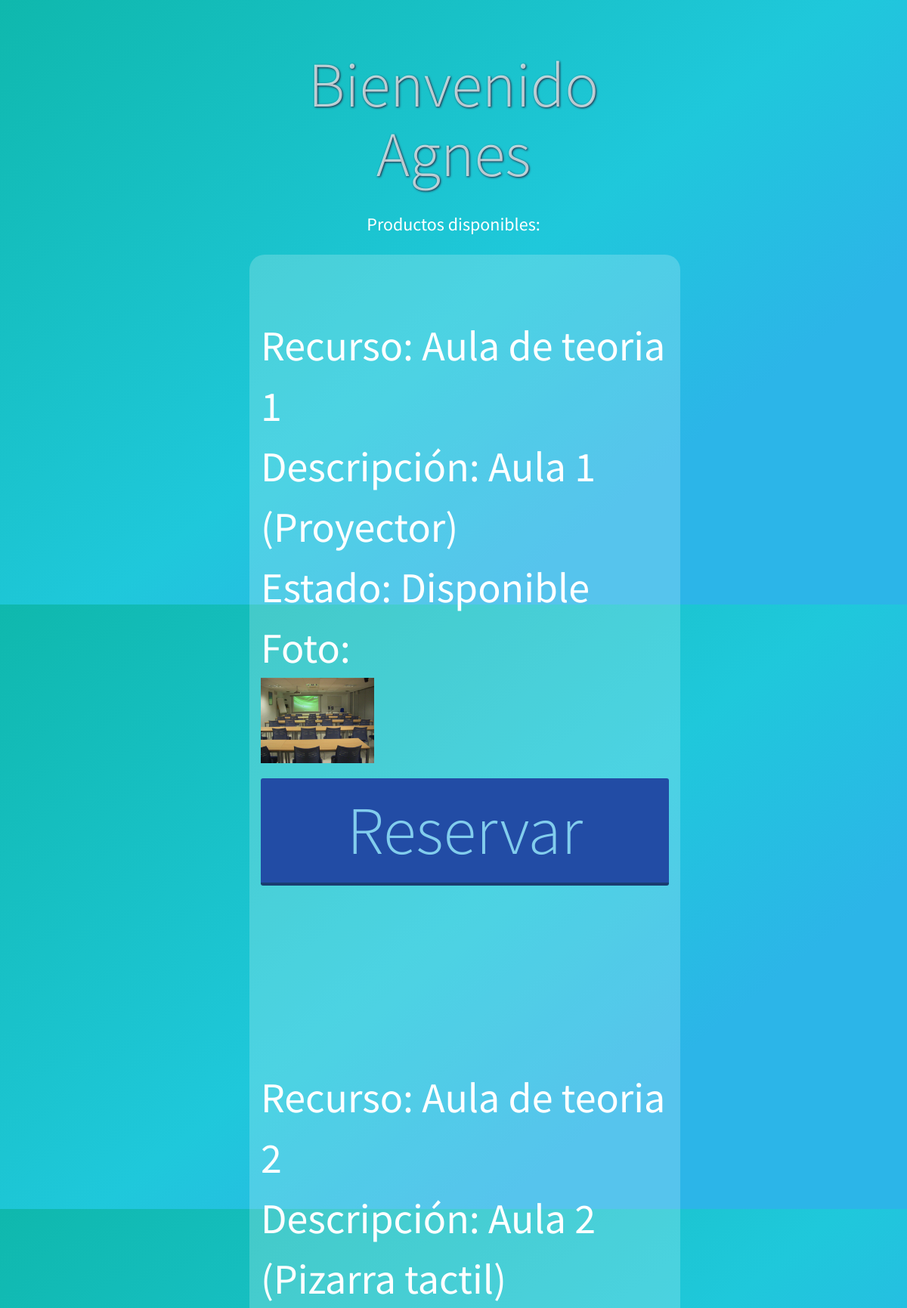
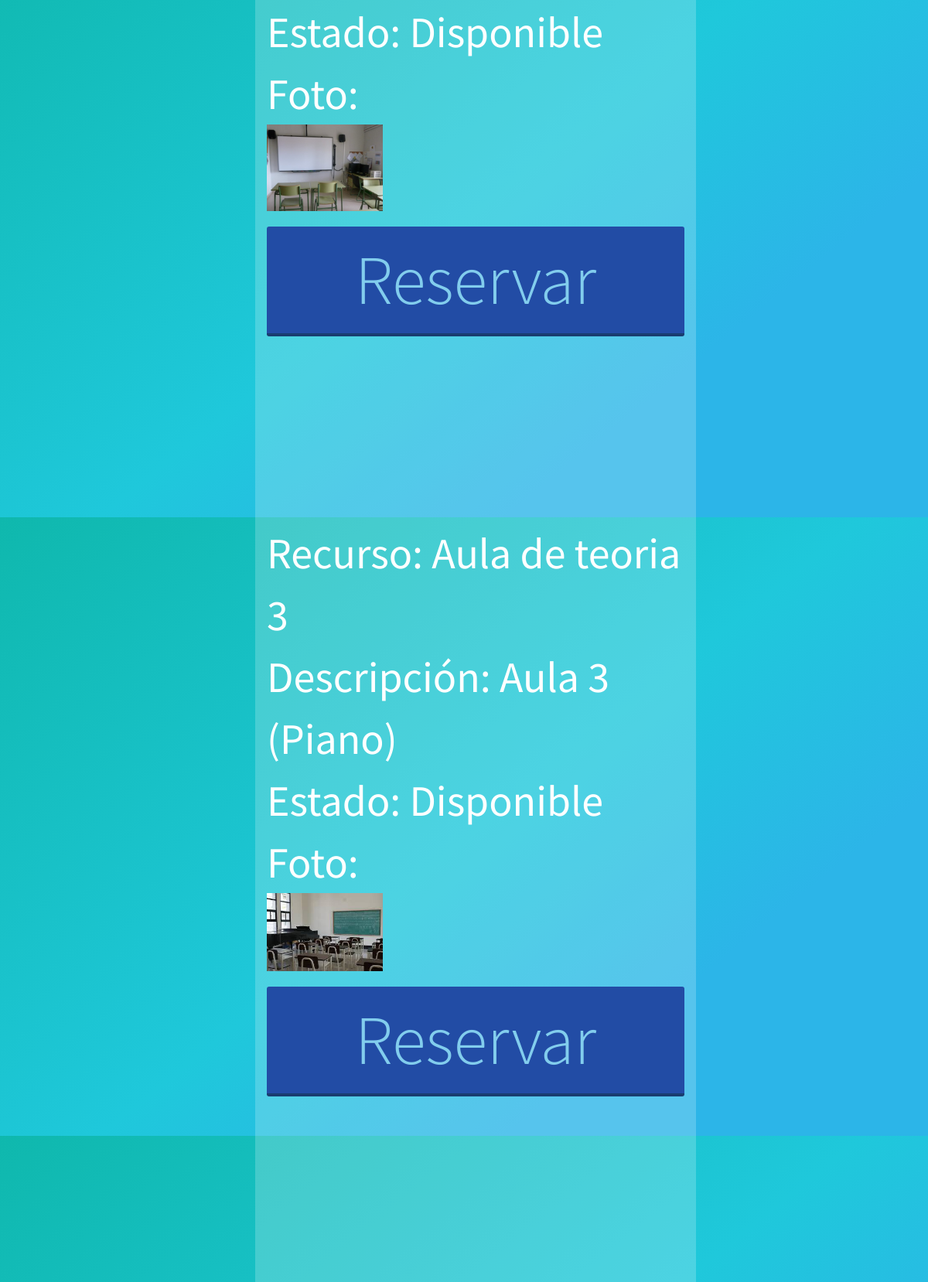
/home.php (signed in, upper part), run on the app's committed database (2 pictures, top to bottom).
### tables this page shows
CREATE TABLE `tbl_recursos` (
  `id_recursos` int(4) NOT NULL,
  `nombre_recursos` varchar(25) NOT NULL,
  `foto_recursos` varchar(15) NOT NULL,
  `estado_recursos` tinyint(1) NOT NULL,
  `descripcion_recursos` varchar(35) NOT NULL,
  `numero_reservas` int(4) NOT NULL
);

### home.php (the view, shortened to what this page needs)
<?php
include("conexion.php");
?>
<!DOCTYPE html>
<html >
<head>
	<link rel="stylesheet" href="css/style.css">
</head>
<body>
	<div class="login">
	<div class="heading">
	<?php
	echo "<h2>Bienvenido ";
	echo $_SESSION['username'];
	echo "</h2>";
	?>
	<div>
		<h3 align="center" >Productos disponibles:</h3>
	</div>
	<div class="login">
	<?php
	$consulta = mysqli_query ($con, "SELECT * FROM tbl_recursos");
    $numero = mysqli_num_rows($consulta);
        while ($valores = mysqli_fetch_array($consulta)) {
          	if($valores['estado_recursos'] == 0){
          		$estado = "Disponible";
          		extract($_REQUEST);
          		if ($valores['id_recursos'] == 1){
          			echo "<form action='reserva.php' method='post'>";
						echo '<div class="recursos_primero"><input type="hidden" name="idrecurso" value="'.$valores['id_recursos'].'"><br/>Recurso: '.$valores['nombre_recursos'].'<br/>Descripción: '.$valores['descripcion_recursos'].'<input type="hidden" name="estado" value="'.$estado.'"><br/>Estado: '.$estado.'<br/>Foto:<br/> <img width="150" src="img/'.$valores['foto_recursos'].'"><button>Reservar</button><br/> <br/></div>';
					echo "</form>";
				}
				if ($valores['id_recursos'] >= 2 && $valores['id_recursos'] < $numero ){
					echo "<form action='reserva.php' method='post'>";
						echo '<div class="recursos"><input type="hidden" name="idrecurso" value="'.$valores['id_recursos'].'"><br/><br/>Recurso: '.$valores['nombre_recursos'].'<br/>Descripción: '.$valores['descripcion_recursos'].'<input type="hidden" name="estado" value="'.$estado.'"><br/>Estado: '.$estado.'<br/>Foto:<br/> <img width="150" src="img/'.$valores['foto_recursos'].'"><button>Reservar</button><br/> <br/></div>';
					echo "</form>";
				}
			}
		}
	?>
	</div>
	</div>
	</div>
</body>
</html>

### css/style.css (style rules this page uses)
* { margin: 0; padding: 0; }
h3 { color: white; }
body { background: linear-gradient(141deg, #0fb8ad 0%, #1fc8db 51%, #2cb5e8 75%); }
body, input, button { font-family: 'Source Sans Pro', sans-serif; }
.recursos_primero { text-align:left; color: white; padding-left: 15px; padding-right: 15px; border-radius: 20px 20px 0px 0px; -moz-border-radius: 20px 20px 0px 0px; -webkit-border-radius: 20px 20px 0px 0px; background-color: rgba(255, 255, 255, 0.2); }
.recursos { text-align:left; color: white; padding-left: 15px; padding-right: 15px; border-radius: 0px 0px 0px 0px; -moz-border-radius: 0px 0px 0px 0px; -webkit-border-radius: 0px 0px 0px 0px; background-color: rgba(255, 255, 255, 0.2); }
.login { padding: 15px; width: 400px; min-height: 400px; margin: 2% auto 0 auto; }
.login .heading { text-align: center; margin-top: 1%; }
.login .heading h2 { font-size: 3em; font-weight: 300; color: rgba(255, 255, 255, 0.7); display: inline-block; padding-bottom: 5px; text-shadow: 1px 1px 3px #23203b; }
.login form button { margin-top: 20px; background: #224ca5; border: none; font-size: 1.6em; font-weight: 300; padding: 5px 0; width: 100%; border-radius: 3px; color: #82cded; border-bottom: 4px solid #193d70; }
@media only screen and (max-width: 1200px) { .login { width: 600px; font-size: 2em; } }

### data on the page
tbl_recursos: nombre_recursos "Aula de teoria 1", descripcion_recursos "Aula 1 (Proyector)", estado_recursos "Disponible", foto_recursos (picture)
tbl_recursos: nombre_recursos "Aula de teoria 2", descripcion_recursos "Aula 2 (Pizarra tactil)", estado_recursos "Disponible", foto_recursos (picture)
tbl_recursos: nombre_recursos "Aula de teoria 3", descripcion_recursos "Aula 3 (Piano)", estado_recursos "Disponible", foto_recursos (picture)

### other printed values
$_SESSION['username'] "Agnes"
